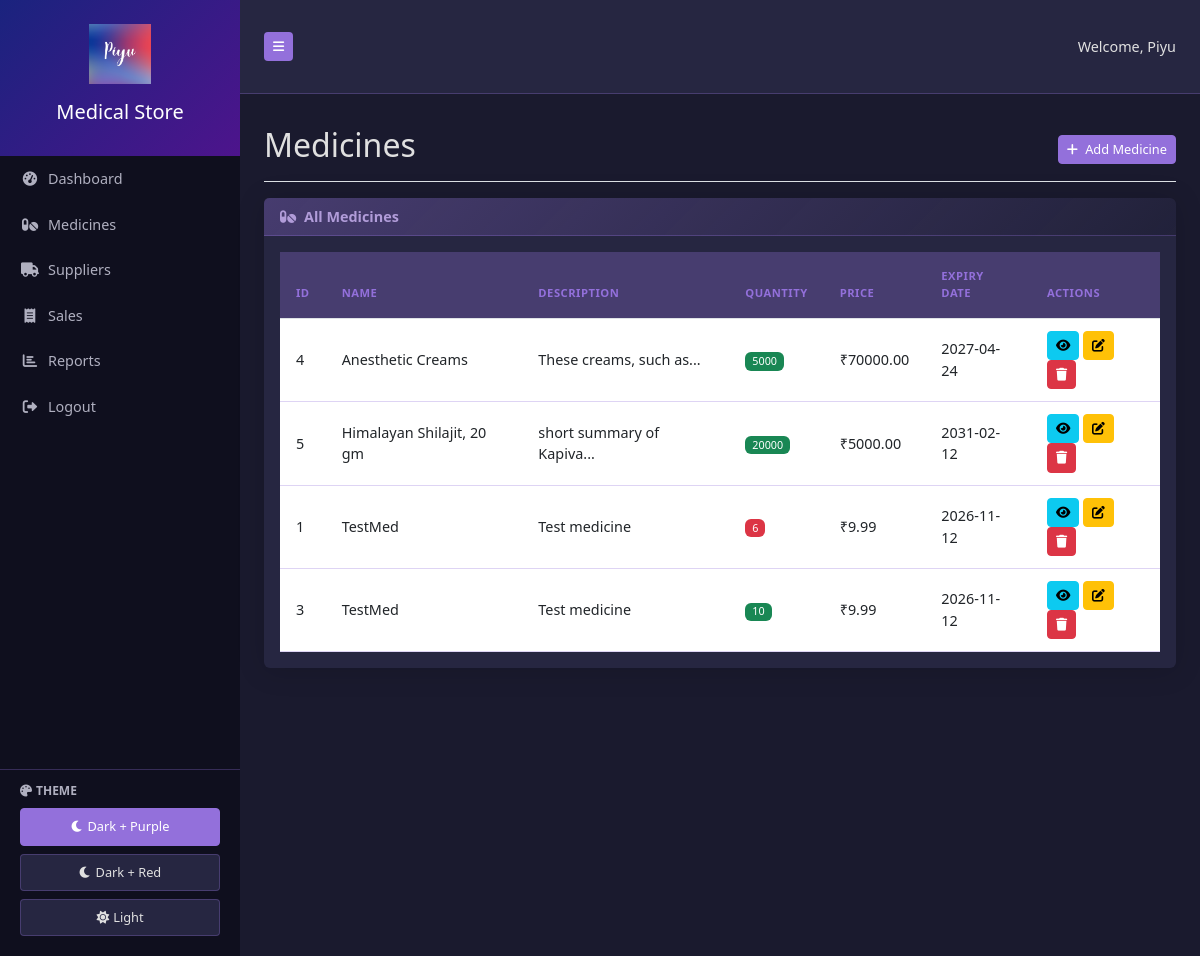
The page /medicines (signed in) on the database its author committed.
### app.py (models this page shows)
class User(UserMixin, db.Model):
    id = db.Column(db.Integer, primary_key=True)
    username = db.Column(db.String(80), unique=True, nullable=False)
    password_hash = db.Column(db.String(120), nullable=False)
    is_admin = db.Column(db.Boolean, default=False)

class Medicine(db.Model):
    id = db.Column(db.Integer, primary_key=True)
    name = db.Column(db.String(100), nullable=False)
    description = db.Column(db.Text)
    quantity = db.Column(db.Integer, nullable=False)
    price = db.Column(db.Float, nullable=False)
    supplier_id = db.Column(db.Integer, db.ForeignKey('supplier.id'))
    batch_number = db.Column(db.String(50))
    expiry_date = db.Column(db.Date, nullable=False)
    created_at = db.Column(db.DateTime, default=datetime.utcnow)

### app.py (the view)
@app.route('/medicines')
@login_required
def medicines():
    search = request.args.get('search', '')
    page = request.args.get('page', 1, type=int)
    per_page = 10
    query = Medicine.query
    if search:
        query = query.filter(
            (Medicine.name.ilike(f'%{search}%')) |
            (Medicine.description.ilike(f'%{search}%')) |
            (Medicine.id == search)
        )
    medicines_pagination = query.order_by(Medicine.name).paginate(page=page, per_page=per_page, error_out=False)
    return render_template('medicines.html', medicines=medicines_pagination, search=search)

### app.py (called while the page is built)
@login_manager.user_loader
def load_user(user_id):
    return User.query.get(int(user_id))

### templates/medicines.html (shortened to what this page needs)
{% extends "base.html" %}
{% block content %}
<div class="d-flex justify-content-between flex-wrap flex-md-nowrap align-items-center pt-3 pb-2 mb-3 border-bottom">
    <h1 class="h2">Medicines</h1>
    <div class="btn-toolbar mb-2 mb-md-0">
        <a href="{{ url_for('add_medicine') }}" class="btn btn-sm btn-primary">
            <i class="fas fa-plus me-1"></i> Add Medicine
        </a>
    </div>
</div>
<div class="card mb-4">
    <div class="card-header">
        <i class="fas fa-pills me-1"></i>
        All Medicines
    </div>
    <div class="card-body">
        <div class="table-responsive">
            <table class="table table-hover" id="dataTable" width="100%" cellspacing="0">
                <thead>
                    <tr>
                        <th>ID</th>
                        <th>Name</th>
                        <th>Description</th>
                        <th>Quantity</th>
                        <th>Price</th>
                        <th>Expiry Date</th>
                        <th>Actions</th>
                    </tr>
                </thead>
                <tbody>
                    {% for medicine in medicines %}
                    <tr>
                        <td>{{ medicine.id }}</td>
                        <td>{{ medicine.name }}</td>
                        <td>{{ medicine.description|truncate(30) if medicine.description else 'N/A' }}</td>
                        <td>
                            <span class="badge {% if medicine.quantity < 10 %}bg-danger{% else %}bg-success{% endif %}">
                                {{ medicine.quantity }}
                            </span>
                        </td>
                        <td>₹{{ "%.2f"|format(medicine.price) }}</td>
                        <td>{{ medicine.expiry_date.strftime('%Y-%m-%d') if medicine.expiry_date else 'N/A' }}</td>
                        <td>
                            <a href="{{ url_for('view_medicine', id=medicine.id) }}" class="btn btn-sm btn-info" title="View">
                                <i class="fas fa-eye"></i>
                            </a>
                            <a href="{{ url_for('edit_medicine', id=medicine.id) }}" class="btn btn-sm btn-warning" title="Edit">
                                <i class="fas fa-edit"></i>
                            </a>
                            <form method="POST" action="{{ url_for('delete_medicine', id=medicine.id) }}" style="display:inline;">
                                <button type="submit" class="btn btn-sm btn-danger" title="Delete" onclick="return confirm('Are you sure you want to delete this medicine?')">
                                    <i class="fas fa-trash"></i>
                                </button>
                            </form>
                        </td>
                    </tr>
                    {% else %}
                    <tr>
                        <td colspan="7" class="text-center">No medicines found. <a href="{{ url_for('add_medicine') }}">Add a new medicine</a> to get started.</td>
                    </tr>
                    {% endfor %}
                </tbody>
            </table>
        </div>
    </div>
</div>
{% endblock %}

### templates/base.html (shortened to what this page needs)
<!DOCTYPE html>
<html lang="en">
<head>
    <link href="https://cdn.jsdelivr.net/npm/bootstrap@5.3.0/dist/css/bootstrap.min.css" rel="stylesheet">
    <link rel="stylesheet" href="https://cdnjs.cloudflare.com/ajax/libs/font-awesome/6.0.0/css/all.min.css">
    <link rel="stylesheet" href="{{ url_for('static', filename='css/style.css') }}">
</head>
<body>
    <div class="d-flex" id="wrapper">
        <div class="bg-dark text-white" id="sidebar-wrapper">
            <div class="sidebar-heading text-center py-4">
                <img src="{{ url_for('static', filename='logo.png') }}" alt="Logo" class="img-fluid mb-2" style="max-height: 60px;">
                <h5 class="mt-2">Medical Store</h5>
            </div>
            <div class="list-group list-group-flush d-flex flex-column" style="min-height: 100vh;">
                <a href="{{ url_for('dashboard') }}" class="list-group-item list-group-item-action">
                    <i class="fas fa-tachometer-alt me-2"></i>Dashboard
                </a>
                <a href="{{ url_for('medicines') }}" class="list-group-item list-group-item-action">
                    <i class="fas fa-pills me-2"></i>Medicines
                </a>
                <a href="{{ url_for('suppliers') }}" class="list-group-item list-group-item-action">
                    <i class="fas fa-truck me-2"></i>Suppliers
                </a>
                <a href="{{ url_for('sales') }}" class="list-group-item list-group-item-action">
                    <i class="fas fa-receipt me-2"></i>Sales
                </a>
                <a href="{{ url_for('reports') }}" class="list-group-item list-group-item-action">
                    <i class="fas fa-chart-bar me-2"></i>Reports
                </a>
                {% if current_user.is_authenticated %}
                    <a href="{{ url_for('logout') }}" class="list-group-item list-group-item-action">
                        <i class="fas fa-sign-out-alt me-2"></i>Logout
                    </a>
                {% endif %}
                <div class="theme-switcher mt-auto">
                    <div class="theme-label">
                        <i class="fas fa-palette me-1"></i>Theme
                    </div>
                    <button class="theme-btn active" onclick="setTheme('dark-purple')">
                        <i class="fas fa-moon me-1"></i>Dark + Purple
                    </button>
                    <button class="theme-btn" onclick="setTheme('dark-red')">
                        <i class="fas fa-moon me-1"></i>Dark + Red
                    </button>
                    <button class="theme-btn" onclick="setTheme('light')">
                        <i class="fas fa-sun me-1"></i>Light
                    </button>
                </div>
            </div>
        </div>
        <div id="page-content-wrapper">
            <nav class="navbar navbar-expand-lg border-bottom" style="background-color: var(--bg-secondary); border-color: var(--border) !important;">
                <div class="container-fluid">
                    <button class="btn btn-sm" id="menu-toggle" style="background-color: var(--accent); color: white;">
                        <i class="fas fa-bars"></i>
                    </button>
                    <div class="ms-auto">
                        <span class="navbar-text" style="color: var(--text-primary);">
                            {% if current_user.is_authenticated %}
                                Welcome, {{ current_user.username }}
                            {% endif %}
                        </span>
                    </div>
                </div>
            </nav>
            <div class="container-fluid px-4 py-3">
                {% block content %}{% endblock %}
            </div>
        </div>
    </div>
</body>
</html>

### static/css/style.css (style rules this page uses)
:root { --light-bg-primary: #f8f9fa; --light-bg-secondary: #ffffff; --light-text-primary: #212529; --light-text-secondary: #6c757d; --light-border: #dee2e6; --light-header-bg: #f8f9fc; --light-accent: #007bff; --dark-purple-bg-primary: #1a1a2e; --dark-purple-bg-secondary: #262641; --dark-purple-text-primary: #e0e0e0; --dark-purple-text-secondary: #b0b0c0; --dark-purple-sidebar-bg: #0f0f1e; --dark-purple-sidebar-header: linear-gradient(135deg, #1a237e 0%, #4d148c 100%); --dark-purple-accent: #9370db; --dark-purple-accent-light: #b19cd9; --dark-purple-accent-hover: rgba(147, 112, 219, 0.3); --dark-purple-border: rgba(147, 112, 219, 0.3); --dark-red-bg-primary: #1a1515; --dark-red-bg-secondary: #2a2025; --dark-red-text-primary: #e8e8e8; --dark-red-text-secondary: #c0c0c0; --dark-red-sidebar-bg: #0f0a0a; --dark-red-sidebar-header: linear-gradient(135deg, #5a1a1a 0%, #8b2323 100%); --dark-red-accent: #d64545; --dark-red-accent-light: #e8a0a0; --dark-red-accent-hover: rgba(214, 69, 69, 0.3); --dark-red-border: rgba(214, 69, 69, 0.3); --bg-primary: var(--dark-purple-bg-primary); --bg-secondary: var(--dark-purple-bg-secondary); --text-primary: var(--dark-purple-text-primary); --text-secondary: var(--dark-purple-text-secondary); --sidebar-bg: var(--dark-purple-sidebar-bg); --sidebar-header: var(--dark-purple-sidebar-header); --accent: var(--dark-purple-accent); --accent-light: var(--dark-purple-accent-light); --accent-hover: var(--dark-purple-accent-hover); --border: var(--dark-purple-border); }
* { transition: background-color 0.3s ease, color 0.3s ease, border-color 0.3s ease; }
body { font-size: 0.9rem; background-color: var(--bg-primary); color: var(--text-primary); }
#sidebar-wrapper { min-height: 100vh; margin-left: -15rem; transition: margin 0.25s ease-out; width: 15rem; background-color: var(--sidebar-bg); }
#sidebar-wrapper .sidebar-heading { padding: 0.875rem 1.25rem; font-size: 1.2rem; background: var(--sidebar-header); color: #fff; }
#sidebar-wrapper .list-group { width: 15rem; background-color: var(--sidebar-bg); }
#page-content-wrapper { min-width: 100vw; background-color: var(--bg-primary); }
.list-group-item { border: none; padding: 0.75rem 1.25rem; font-weight: 500; background-color: var(--sidebar-bg); color: var(--text-secondary); }
.list-group-item i { width: 20px; margin-right: 10px; text-align: center; }
.card { border: none; box-shadow: 0 0.15rem 1.75rem 0 rgba(0, 0, 0, 0.15) !important; margin-bottom: 1.5rem; background-color: var(--bg-secondary); color: var(--text-primary); }
.card-header { background: linear-gradient(135deg, var(--accent-hover) 0%, rgba(0, 0, 0, 0.1) 100%); border-bottom: 1px solid var(--border); font-weight: 600; color: var(--accent-light); }
.table { margin-bottom: 0; color: var(--text-primary); }
.table th { border-top: none; font-weight: 600; text-transform: uppercase; font-size: 0.7rem; letter-spacing: 0.5px; color: var(--accent); padding: 1rem; background-color: var(--accent-hover); }
.table td { vertical-align: middle; padding: 0.75rem 1rem; border-bottom-color: var(--border); }
.btn { font-size: 0.8rem; font-weight: 500; padding: 0.4rem 0.8rem; }
.btn-sm { padding: 0.25rem 0.5rem; }
.btn-primary { background-color: var(--accent); border-color: var(--accent); }
@media (min-width: 768px) { #sidebar-wrapper { margin-left: 0; } }
@media (min-width: 768px) { #page-content-wrapper { min-width: 0; width: 100%; } }
@media (min-width: 768px) { .container-fluid { padding: 1.5rem; } }
.badge { font-weight: 500; padding: 0.35em 0.65em; }
.theme-switcher { padding: 0.75rem 1.25rem; border-top: 1px solid var(--border); margin-top: auto; }
.theme-label { display: block; font-size: 0.75rem; font-weight: 600; color: var(--text-secondary); margin-bottom: 0.5rem; text-transform: uppercase; }
.theme-btn { display: block; width: 100%; padding: 0.5rem; margin-bottom: 0.5rem; border: 1px solid var(--border); background-color: var(--bg-secondary); color: var(--text-primary); border-radius: 4px; cursor: pointer; font-size: 0.8rem; font-weight: 500; }
.theme-btn.active { background-color: var(--accent); color: #fff; border-color: var(--accent); }

### rows shown on the page
User: username "Piyu"
Medicine: id "4", name "Anesthetic Creams", description "These creams, such as...", quantity "5000", price "70000.00", expiry_date "2027-04-24"
Medicine: id "5", name "Himalayan Shilajit, 20 gm", description "short summary of Kapiva...", quantity "20000", price "5000.00", expiry_date "2031-02-12"
Medicine: id "1", name "TestMed", description "Test medicine", quantity "6", price "9.99", expiry_date "2026-11-12"
Medicine: id "3", name "TestMed", description "Test medicine", quantity "10", price "9.99", expiry_date "2026-11-12"
